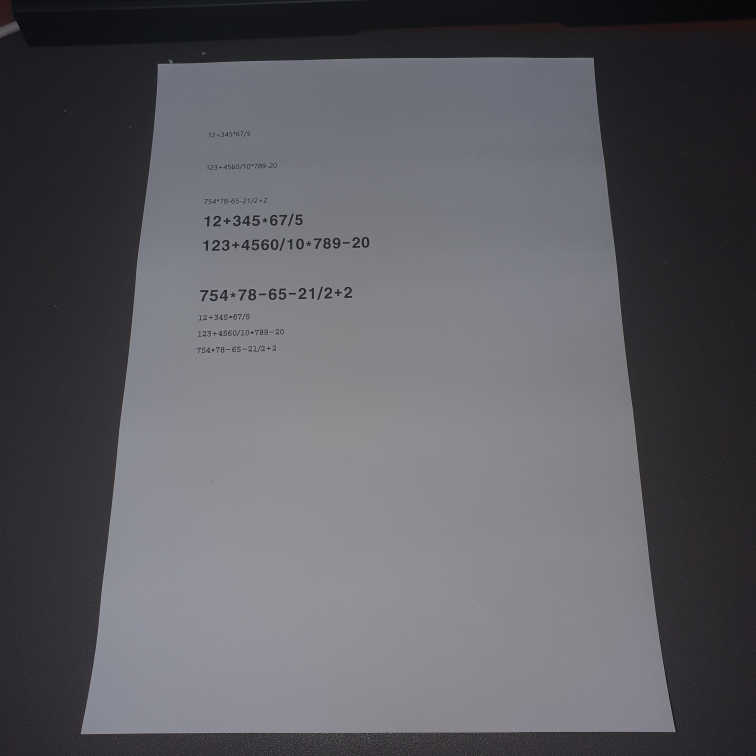
#> input picture test/scantest.jpg, 3024 x 3024 px (shown at 1/4 size)
$ python scan.py
#> lines starting #> are read from the running program, lines starting #| are printed output that depends on the picture; after the words box and inside, x2 and y2 are one past the last pixel; in counts of white or black regions, pixels touching at a corner belong together
# -*- coding: utf-8 -*-
"""
scan
#https://pyimagesearch.com/2014/09/01/build-kick-ass-mobile-document-scanner-just-5-minutes/
"""
import cv2
import matplotlib.pyplot as  plt
import numpy as np
import imutils

def ScanImage(address):
#> called with address = 'test/scantest.jpg'
    image=cv2.imread(address) #이미지 불러오기
#> image is the input picture: shape (3024, 3024, 3); mean B, G, R 98.8, 93.4, 93.8

    orig =image.copy()
    im_gray = cv2.cvtColor(image, cv2.COLOR_BGR2GRAY)
    im_gray = cv2.GaussianBlur(im_gray, ksize = (0,0), sigmaX= 1)
    edged=cv2.Canny(im_gray,50,200) #canny edge
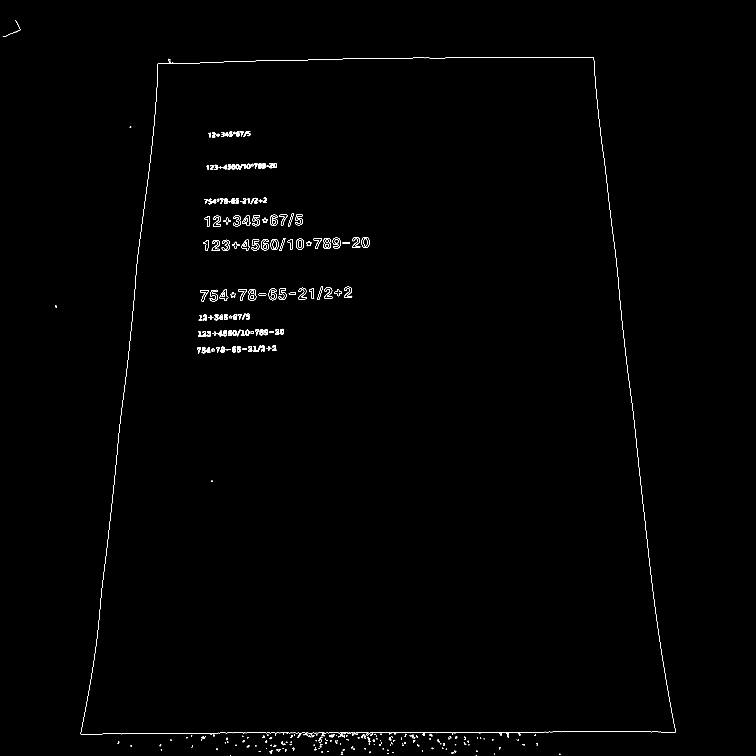
#> edged: shape (3024, 3024) (shown at 1/4 size); 0.31% white in thin lines or dots, all inside (x1, y1, x2, y2) = (11, 80, 2703, 3024)
    #모폴로지연산 closing으로 틈 제거
    k = cv2.getStructuringElement(cv2.MORPH_RECT, (5,5))
    edged = cv2.morphologyEx(edged, cv2.MORPH_CLOSE, k)
#> edged: shape (3024, 3024); 0.46% white; 216 white regions (51 under 20 px)

    def order_point(pts):
        rect = np.zeros((4,2),dtype='float32')

        s=pts.sum(axis=1)
        rect[0]=pts[np.argmin(s)]
        rect[2]=pts[np.argmax(s)]

        diff=np.diff(pts, axis=1)
        rect[1]=pts[np.argmin(diff)]
        rect[3]=pts[np.argmax(diff)]

        return rect

    def four_point_transform(image, pts):
        rect=order_point(pts)
        (tl,tr,br,bl)=rect

        widthA=np.sqrt(((br[0]-bl[0])**2)+((br[1]-bl[1])**2))
        widthB=np.sqrt(((tr[0]-tl[0])**2)+((tr[1]-tl[1])**2))
        maxWidth=max(int(widthA),int(widthB))

        heightA=np.sqrt(((tr[0]-br[0])**2)+((tr[1]-br[1])**2))
        heightB=np.sqrt(((tl[0]-bl[0])**2)+((tl[1]-bl[1])**2))
        maxHeight=max(int(heightA),int(heightB))

        dst=np.array([
            [0,0],
            [maxWidth - 1, 0],
            [maxWidth-1,maxHeight-0],
            [0,maxHeight-1]], dtype="float32")
        M=cv2.getPerspectiveTransform(rect,dst)
        warped=cv2.warpPerspective(image,M,(maxWidth,maxHeight))

        return warped

    ##가장큰 사각형이 종이라는 가정
    cnts =cv2.findContours(edged.copy(),cv2.RETR_LIST, cv2.CHAIN_APPROX_SIMPLE)
#> cnts = 313 contours, 81 with area under 20; largest, box (x1, y1, x2, y2) and area: (323, 229, 2703, 2966) 5477248, (323, 229, 2703, 2938) 5475386, (874, 1319, 1016, 1345) 1778, (992, 1156, 1025, 1202) 1186, (1016, 652, 1108, 674) 1142
    #RETR_LIST 계층 상관없이 모든 경계선 찾기
    cnts = imutils.grab_contours(cnts)
    cnts = sorted(cnts, key=cv2.contourArea, reverse = True)
    #크기별 정렬
    for c in cnts:
        peri=cv2.arcLength(c,True)
        #arcLength 외곽선 길이 반환
        approx = cv2.approxPolyDP(c,0.02*peri, True)
        #외곽선 근사화/단순화
        if len(approx)==4:
            screenCnt = approx
            break
#> this loop made 1 pass
#> (peri, screenCnt) on pass 1: (10573.3, [[2375, 231], [631, 255], [323, 2936], [2702, 2928]])
        #사각형일때 까지 ->가장큰 사각형 영역

    ##변환+전처리
    warped = four_point_transform(orig, screenCnt.reshape(4,2)) #변환/함수참고
#> in order_point, `s=pts.sum(axis=1)`: s = [2606, 886, 3259, 5630]
#> in order_point, `diff=np.diff(pts, axis=1)`: diff = [-2144, -376, 2613, 226]
#> in four_point_transform, `rect=order_point(pts)`: rect = [[631, 255], [2375, 231], [2702, 2928], [323, 2936]]
#> in four_point_transform, `(tl,tr,br,bl)=rect`: tl = [631, 255]; tr = [2375, 231]; br = [2702, 2928]; bl = [323, 2936]
#> in four_point_transform, `widthA=np.sqrt(((br[0]-bl[0])**2)+((br[1]-bl[1])**2))`: widthA = 2379
#> in four_point_transform, `widthB=np.sqrt(((tr[0]-tl[0])**2)+((tr[1]-tl[1])**2))`: widthB = 1744.2
#> in four_point_transform, `maxWidth=max(int(widthA),int(widthB))`: maxWidth = 2379
#> in four_point_transform, `heightA=np.sqrt(((tr[0]-br[0])**2)+((tr[1]-br[1])**2))`: heightA = 2716.8
#> in four_point_transform, `heightB=np.sqrt(((tl[0]-bl[0])**2)+((tl[1]-bl[1])**2))`: heightB = 2698.6
#> in four_point_transform, `maxHeight=max(int(heightA),int(heightB))`: maxHeight = 2716
#> in four_point_transform, `dst=np.array([ [0,0], [maxWidth - 1, 0], [maxWidth-1,maxHeight-0], [0,..`: dst = [[0, 0], [2378, 0], [2378, 2716], [0, 2715]]
#> in four_point_transform, `M=cv2.getPerspectiveTransform(rect,dst)`: M = [[1.43, 0.164, -943.5], [0.0198, 1.44, -378.8], [5.76e-06, 0.000141, 1]]
#> in four_point_transform, `warped=cv2.warpPerspective(image,M,(maxWidth,maxHeight))`:
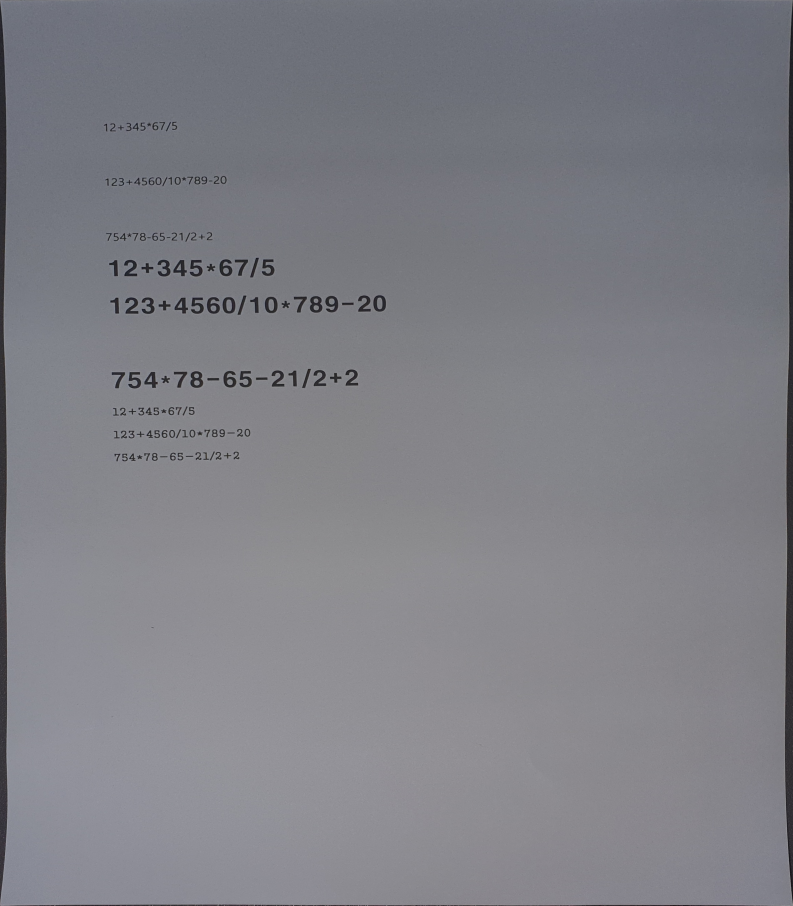
#> warped: shape (2716, 2379, 3) (shown at 1/3 size); mean B, G, R 134.3, 127.7, 127.2
    warped_g=cv2.cvtColor(warped, cv2.COLOR_BGR2GRAY)
    warped_g = cv2.bilateralFilter(warped_g, -1, 50, 3)
    warped_inv=cv2.bitwise_not(warped_g)
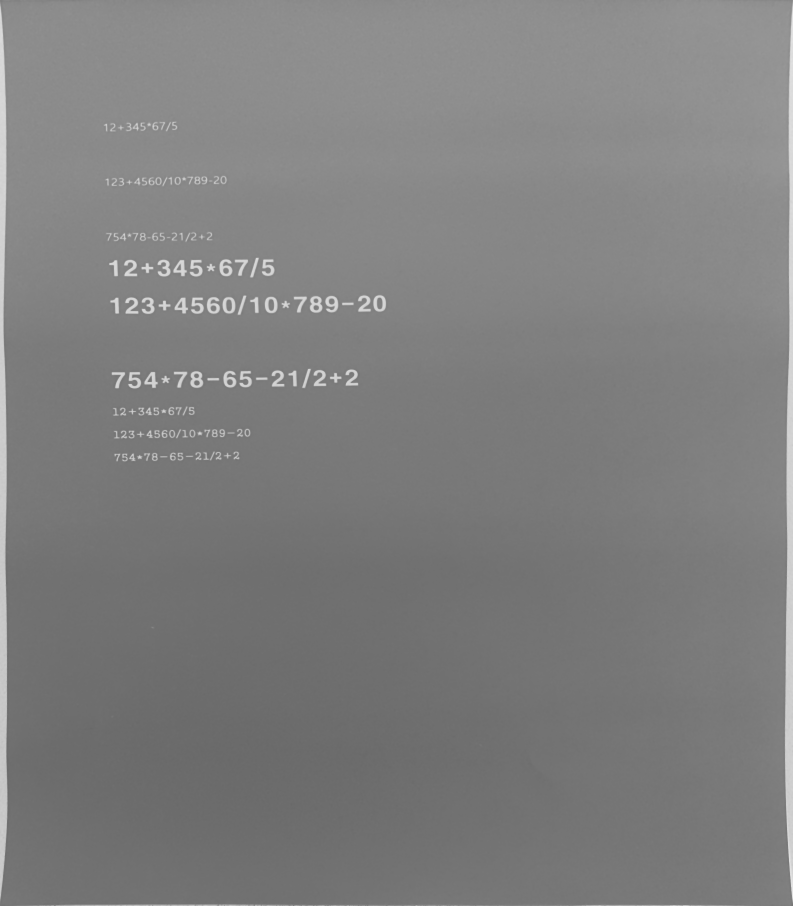
#> warped_inv: shape (2716, 2379) (shown at 1/3 size); min 104, max 229, mean 126.7
    T,_ = cv2.threshold(warped_inv, 0, 255, cv2.THRESH_BINARY | cv2.THRESH_OTSU)
#> T = 129
    _,sample = cv2.threshold(warped_inv, min(180,int(T*1.2)), 255, cv2.THRESH_BINARY )  #bi+ otsu*1.2
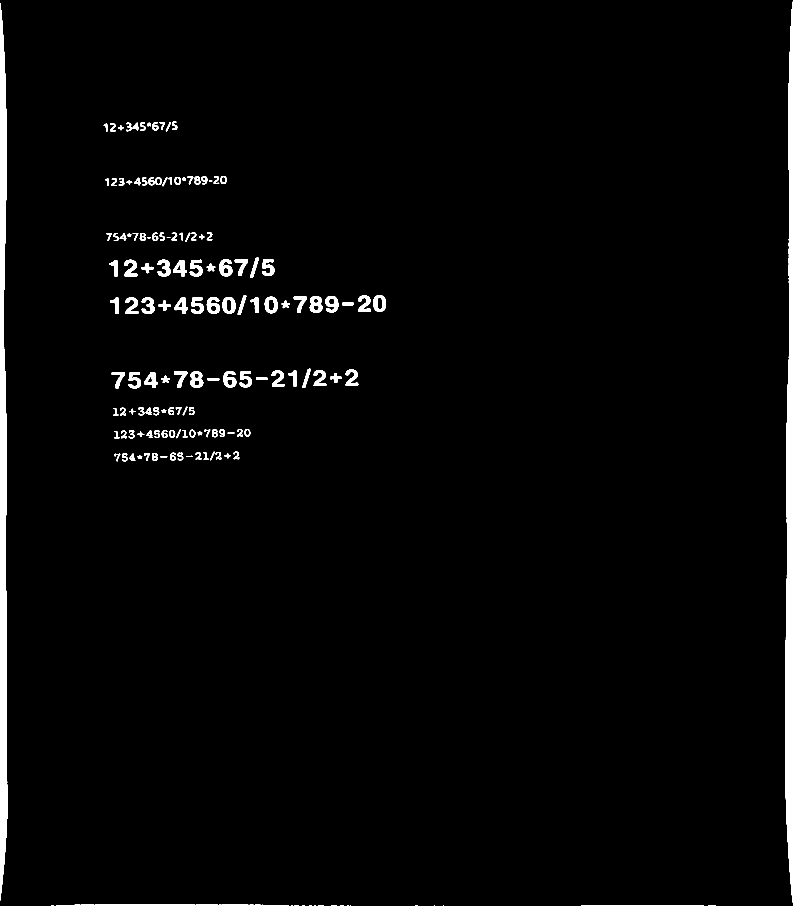
#> sample: shape (2716, 2379) (shown at 1/3 size); 2.2% white; 173 white regions (29 under 20 px), largest, box (x1, y1, x2, y2) and area: (0, 9, 23, 2701) 45638, (2355, 5, 2379, 2708) 42847, (929, 888, 968, 938) 1235
    (h, w) = warped.shape[:2]
#> h = 2716; w = 2379
    h_=int(h*0.9)
#> h_ = 2444
    w_=int(w*0.9)
#> w_ = 2141
    hh=h-h_
#> hh = 272
    ww=w-w_
#> ww = 238
    sample_c=sample[hh:h_,ww:w_].copy() #끝을 잘라낸 이미지
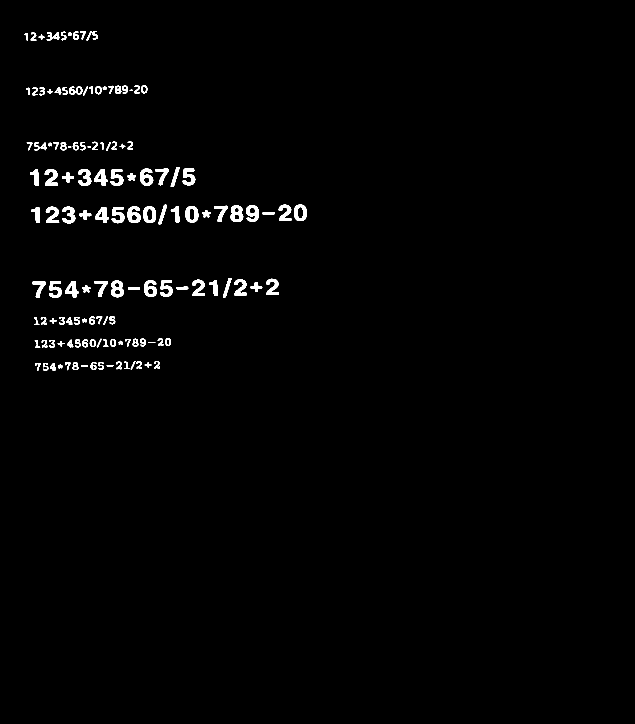
#> sample_c: shape (2172, 1903) (shown at 1/3 size); 1.3% white; 135 white regions, largest, box (x1, y1, x2, y2) and area: (691, 616, 730, 666) 1235, (333, 842, 372, 892) 1226, (420, 506, 460, 557) 1222
    scan=cv2.bitwise_not(sample) #scan image
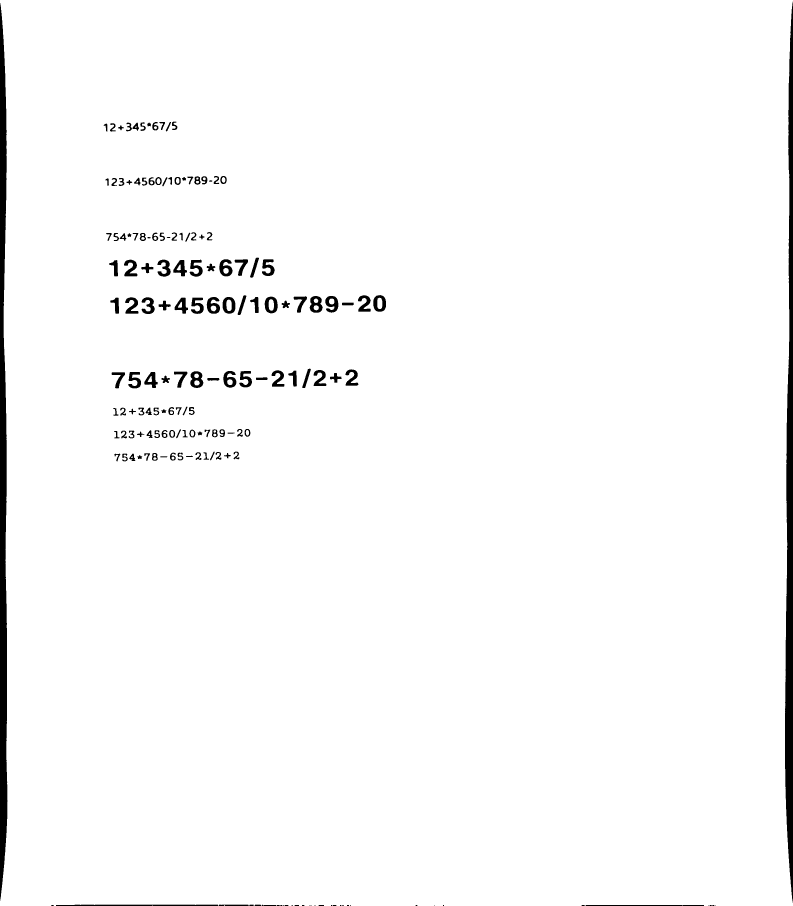
#> scan: shape (2716, 2379) (shown at 1/3 size); 97.8% white; 173 black regions (29 under 20 px), largest, box (x1, y1, x2, y2) and area: (0, 9, 23, 2701) 45638, (2355, 5, 2379, 2708) 42847, (929, 888, 968, 938) 1235
    return scan,sample_c

if __name__=='__main__':

    #check scan
    scan,sample_c=ScanImage('test/scantest.jpg') #불러올 파일주소
    resize_scan=cv2.resize(scan, (0,0), fx=0.3, fy=0.3, interpolation=cv2.INTER_AREA)
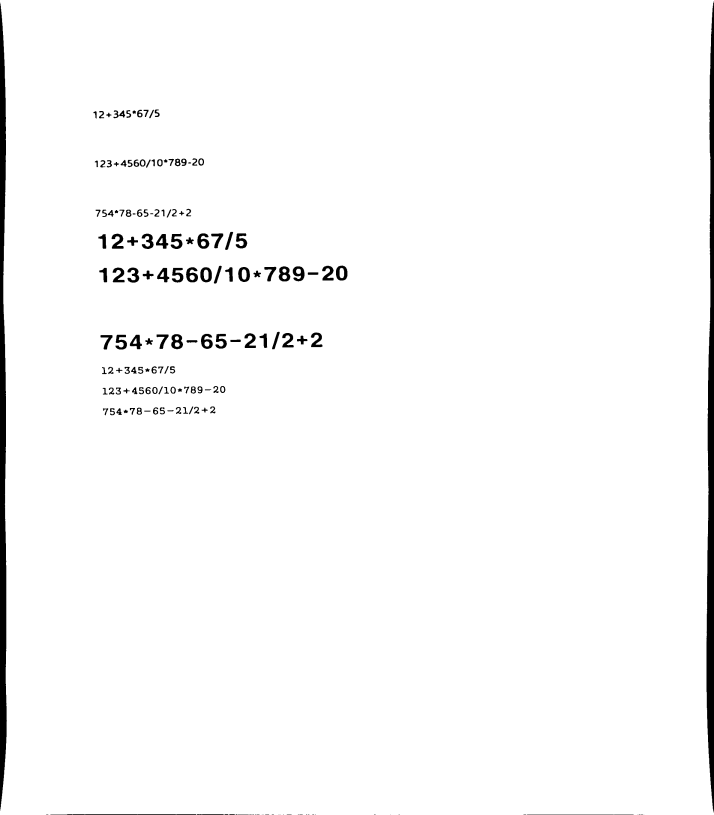
#> resize_scan: shape (815, 714); min 0, max 255, mean 249.2
    cv2.imwrite('test/scantest_result.jpg',scan) #파일저장
    cv2.imwrite('test/scantest_result_c.jpg',sample_c) #파일저장
    cv2.imshow('scan',resize_scan)

    cv2.waitKey(0)
    cv2.destroyAllWindows()
    plt.subplot(1,2,1)
    plt.imshow(scan, cmap='gray')
    plt.title('scan')
    plt.subplot(1,2,2)
    plt.imshow(sample_c, cmap='gray')
    plt.title('sample_c')
    plt.show()
